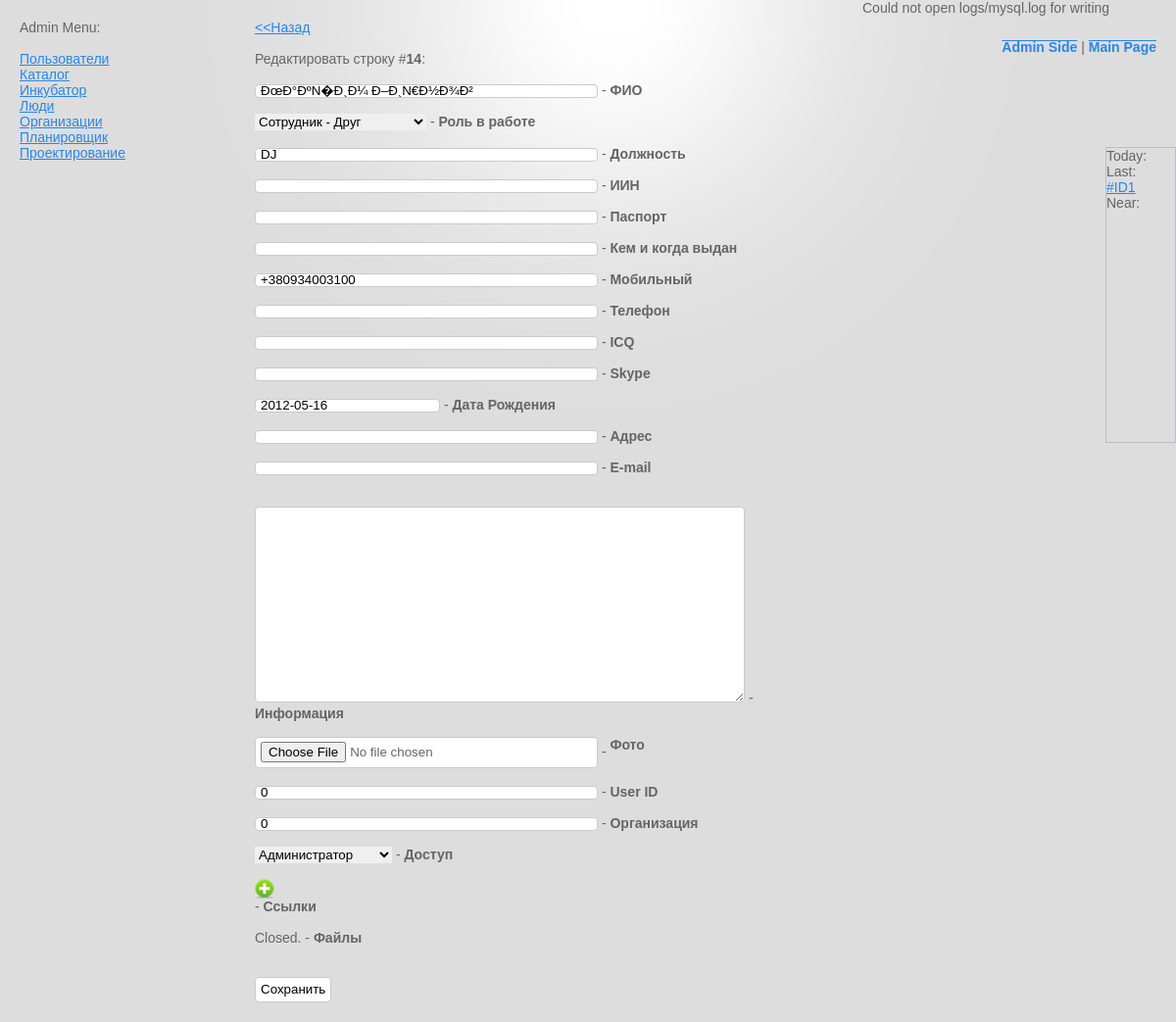
The app's page /admin/people/people/edit/14 (signed in) with its own data.
### tables this page shows
CREATE TABLE `planer` (
  `id` bigint(10) NOT NULL AUTO_INCREMENT,
  `task` varchar(128) /*!40101 */ NOT NULL,
  `date` date NOT NULL,
  `user_id` int(10) NOT NULL,
  `status` int(2) NOT NULL,
  `info` text /*!40101 */ NOT NULL,
  `creator` int(10) NOT NULL,
  `create_time` datetime NOT NULL,
  `updator` int(10) NOT NULL,
  `update_time` datetime NOT NULL,
  `user_read` varchar(512) /*!40101 */ NOT NULL,
  `user_write` varchar(512) /*!40101 */ NOT NULL,
  PRIMARY KEY (`id`)
);

CREATE TABLE `people` (
  `id` bigint(4) NOT NULL AUTO_INCREMENT,
  `fio` varchar(128) /*!40101 */ NOT NULL,
  `teamrole` int(3) NOT NULL,
  `name` varchar(32) /*!40101 */ NOT NULL,
  `lastname` varchar(32) /*!40101 */ NOT NULL,
  `role` varchar(128) /*!40101 */ NOT NULL,
  `iin` varchar(32) /*!40101 */ NOT NULL,
  `passport` varchar(128) /*!40101 */ NOT NULL,
  `wherepass` varchar(128) /*!40101 */ NOT NULL,
  `mobtel` varchar(32) /*!40101 */ NOT NULL,
  `citytel` varchar(32) /*!40101 */ NOT NULL,
  `icq` varchar(32) /*!40101 */ NOT NULL,
  `skype` varchar(32) /*!40101 */ NOT NULL,
  `date` date NOT NULL,
  `adres` varchar(256) /*!40101 */ NOT NULL,
  `email` varchar(128) /*!40101 */ NOT NULL,
  `info` varchar(4096) /*!40101 */ NOT NULL,
  `img` varchar(256) /*!40101 */ NOT NULL,
  `login` varchar(32) /*!40101 */ NOT NULL,
  `password` varchar(128) /*!40101 */ NOT NULL,
  `user_id` int(6) NOT NULL,
  `org_id` int(6) NOT NULL,
  `user_type` int(2) NOT NULL,
  `mlinks` varchar(4096) /*!40101 */ NOT NULL,
  `mfiles` varchar(2048) /*!40101 */ NOT NULL,
  `creator` int(10) NOT NULL,
  `create_time` datetime NOT NULL,
  `updator` int(10) NOT NULL,
  `update_time` datetime NOT NULL,
  `user_read` varchar(512) /*!40101 */ NOT NULL,
  `user_write` varchar(512) /*!40101 */ NOT NULL,
  PRIMARY KEY (`id`)
);

### libs/c7_mysql.php (called while the page is built, shortened)
<?php
Class C7_mysql
{ var $hostname;
  var $work_table;
  function C7_mysql ($hostname, $username, $password, $dbname)
  {
  $this->hostname = $hostname;
  $this->username = $username;
  $this->password = $password;
  $this->dbname = $dbname;
  }
  function db_connect()
  {
 	 return true;
  }
  function db_use()
  {
	 return true;
  }
  function db_close ()
  {
	 return true;
  }
  function select_all_by_id ($id)
  {
     $query = "SELECT * from `".$this->work_table."` WHERE id =".$id;
     $res = mysql_query($query) or die(mysql_error());
     return mysql_fetch_array($res);
  }
  function free_sql ($query)
  {
     $res = mysql_query($query) or die(mysql_error());
     return $res;
  }
}
?>

### modules/admin/c7_admin_model.php (called while the page is built, shortened)
<?php
function c7_admin_edit()
{
$row_for_edit = $GLOBALS['mysql_obj']->select_all_by_id($GLOBALS['url_array'][4]);
include('model/input_generator.php');
include('model/edit_form_for_table.php');
$c7_admin_form = add_edit_form($column_in_table, $seo_columns, $row_for_edit, $GLOBALS['url_array'][2], $c7_mysql);;
}
?>

### modules/admin/c7_admin_controller.php (called while the page is built, shortened)
<?php
include ('c7_admin_model.php');
if ($GLOBALS['url_array'][0] == "admin")
{
	if (isset($GLOBALS['url_array'][3]))
	{
		if ($GLOBALS['url_array'][3] == "edit")
		{
		c7_admin_edit();
		}
	}
	elseif (isset($GLOBALS['url_array'][2])) c7_admin_module();
	else c7_admin_system();
}
?>

### modules/admin/model/input_generator.php (the view, shortened to what this page needs)
<?php
function input_text($name, $id, $class, $style_width, $value)
  {
  return "<input type=\"text\" name=\"".$name."\" id=\"".$id."\" class=\"".$class."\" style=\"width:".$style_width."px;\" value=\"".$value."\" >";
  }
function input_textarea($name, $id, $class, $style_width, $style_height, $value)
  {
  return "<br /><textarea name=\"".$name."\" id=\"".$id."\" class=\"".$class."\" style=\"width:".$style_width."px;height:".$style_height."px;\">".$value."</textarea>";
  }
function input_select ($name, $id, $class, $value, $variants)
  {
  $data .= "
  <select name=\"".$name."\" id=\"".$id."\" class=\"".$class."\">
  ";
  $i=0;
  while ($variants[$i]['id']>0)
  	{
  	if ($value == $variants[$i]['id']) $selected = " SELECTED"; else $selected = "";
    $data .= "<option value=\"".$variants[$i]['id']."\"".$selected.">".$variants[$i]['name']."</option>";
    $i++;
  	}
  $data .= "
  </select>
  ";
  return $data;
  }
function input_date($name, $id, $class, $value)
  {
  return "
  <input id=\"".$name."\" name=\"".$name."\" class=\"inputDate\" type=\"text\" value=\"".$value."\" />
  ";
  }
  function input_mlinks($name, $id, $class, $style_width, $value)
  {
?>
<img id="mlinks_<?php echo $name;?>_add" height="20" border="0" width="20" alt="add" src="css/images/add-1-icon.png" onclick="add_mlinks('');" style="cursor: pointer;"/>
<?php
$value = str_replace ("[", "", $value);
$value = explode ("]", $value);
$i=0; while (!is_null($value[$i])) {
	?>
<?php
$i++;} ;?>
<?php
  return ob_get_clean();
  }
?>
<?php
function input_file_img($name, $id, $class, $style_width, $value, $row_img = NULL, $img_folder = NULL)
  {  if (isset($row_img)&&($row_img != ""))
  	{  	if (isset($img_folder)) $link_folder = $img_folder."/";
  	if ($row_img == "error_file") $data .= "<font color=\"darkred\">pics/".$link_folder.$row_img."</font>";
  	else $data .= "<a href=\"pics/".$link_folder.$row_img."\" target=\"_blank\">pics/".$link_folder.$row_img."</a>";
  		$data .= "
  		<input name=\"del_img_".$name."\" type=\"checkbox\" value=\"1\">Del?
  		<input name=\"".$name."\" type=\"hidden\" value=\"".$value."\">
  		";
  	if (isset($img_folder)) $data .= "<input name=\"".$name."_folder\" type=\"hidden\" value=\"".$img_folder."\">";
  	}
  else
  	{  	$data = "
  	<input type=\"file\" name=\"".$name."\" id=\"".$id."\" class=\"".$class."\" style=\"width:".$style_width."px;\" value=\"".$value."\">
  	";
  	}
  return $data;
  }
?>

### modules/planer/c7_planer_model.php (shortened to what this page needs)
<?php function c7_planer_get_plan_window()
{
$res = $GLOBALS['mysql_obj']->free_sql("SELECT id, date, task from planer where status = 2");
$todayDate =  mktime(0, 0, 0, date("m"), date("d"), date("Y"));
while ($row = mysql_fetch_array($res))
{
if ($todayDate > strtotime($row['date'])) $input_data['last'] .= "<a href=\"admin/planer/planer/edit/".$row['id']."\" onclick=\"return window.confirm('".$row['task'].". Перейти к задаче?')\">#ID".$row['id']."</a><br />";
}
}
?>

### modules/admin/model/edit_form_for_table.php (shortened to what this page needs)
<?php
	function add_edit_form ($column_in_table, $seo_columns, $row_from_base, $table_name, $mysql_processor){
	$i=1;
	while (isset($column_in_table[$i]['name'])&&($column_in_table[$i]['name'] != ""))
		{
		$data .="
		";
        if ($column_in_table[$i]['input_type'] == "text") $data .= input_text($column_in_table[$i]['name'], $column_in_table[$i]['name'], "input", "350", $row_from_base[$column_in_table[$i]['name']]);
		if ($column_in_table[$i]['input_type'] == "image") $data .= input_file_img($column_in_table[$i]['name'], $column_in_table[$i]['name'], "input", "350", $row_from_base[$column_in_table[$i]['name']], $row_from_base['img'], $column_in_table[$i]['img_folder']);
        if ($column_in_table[$i]['input_type'] == "textarea") $data .= input_textarea($column_in_table[$i]['name'], $column_in_table[$i]['name'], "input", "500", "200", $row_from_base[$column_in_table[$i]['name']]);
		if ($column_in_table[$i]['input_type'] == "mlinks") $data .= input_mlinks($column_in_table[$i]['name'], $column_in_table[$i]['name'], "input", "220", $row_from_base[$column_in_table[$i]['name']]);
		if ($column_in_table[$i]['input_type'] == "mfiles") $data .= input_mfiles($column_in_table[$i]['name'], $column_in_table[$i]['name'], "input", "230", $row_from_base[$column_in_table[$i]['name']]);
		if ($column_in_table[$i]['input_type'] == "date")
			{
			$data .= input_date($column_in_table[$i]['name'], $column_in_table[$i]['name'], "input", $row_from_base[$column_in_table[$i]['name']]);
			}
		if ($column_in_table[$i]['input_type'] == "select") $data .= input_select($column_in_table[$i]['name'], $column_in_table[$i]['name'], "input", $row_from_base[$column_in_table[$i]['name']], $column_in_table[$i]['variants']);
		$data .=" - <b>".$column_in_table[$i]['fullname']."</b><br /><br />";
 		$i++;
 		}
	return $data;
	}
?>

### modules/themes/test/css/style.css (style rules this page uses)
html, body { height:100%; }
body { font-family:"Tahoma", Arial, Helvetica, sans-serif; font-size: 14px; color:#656565; background-color: #ddd; background-image: url(images/top-light.png); background-repeat: no-repeat; background-position: center top; }
a, h2, h3, h4 { color:#2786EC; }
input[type=text],input[type=password] { height:14px; }
input,textarea { background: #fff; padding: 4px 5px 5px; border: 1px solid #cacaca; -moz-border-radius: 4px; -webkit-border-radius: 4px; border-radius: 4px; }
img { -webkit-border-radius: 4px; -moz-border-radius: 4px; border-radius: 4px; }

### records on screen
planer: id "1"
people: fio "ÐœÐ°ÐºÑ�Ð¸Ð¼ Ð–Ð¸Ñ€Ð½Ð¾Ð²", role "DJ", mobtel "+380934003100", date "2012-05-16", user_id "0", org_id "0"

### other values on screen
$filename "logs/mysql.log"
$GLOBALS['url_array'][4] "14"
$column_in_table[$i]['fullname'] "ФИО"
$column_in_table[$i]['fullname'] "Роль в работе"
$column_in_table[$i]['fullname'] "Должность"
$column_in_table[$i]['fullname'] "ИИН"
$column_in_table[$i]['fullname'] "Паспорт"
$column_in_table[$i]['fullname'] "Кем и когда выдан"
$column_in_table[$i]['fullname'] "Мобильный"
$column_in_table[$i]['fullname'] "Телефон"
$column_in_table[$i]['fullname'] "ICQ"
$column_in_table[$i]['fullname'] "Skype"
$column_in_table[$i]['fullname'] "Дата Рождения"
$column_in_table[$i]['fullname'] "Адрес"
$column_in_table[$i]['fullname'] "E-mail"
